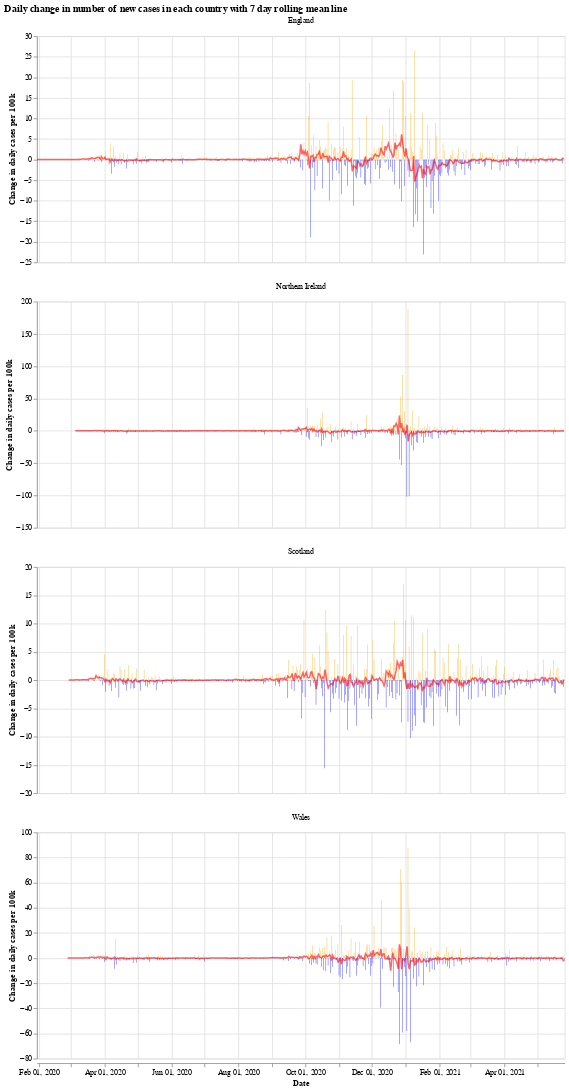

This figure's notebook cell:
### Markdown cell above
We will use the Python library `Altair` for visualising the data, see the [altair docs](https://altair-viz.github.io/) for more information.

First we have a graph which shows the daily change in the number of new cases for each country. This number jumps up and down all over the place, which is likely due to delay in reporting of new cases over the weekend. Another interesting thing is that it looks like the daily cases in Wales experienced a much shorter period of calm over the summer (calm in the sense of daily cases not jumping up and down).

The orange bars are days when the number of new cases (per 100k population) was more than the previous day, while the blue are days when the number of new cases dropped. The red line is the 7 day moving average. 

When the moving average line is below 0, it means that there is a consistent drop in new cases. We can see this clearly happening around the times that lockdowns were introduced (though, to varying degrees). I will update the graphs soon with a marker of when each lockdown started.

### Code cell
# collapse
import altair as alt

bars = alt.Chart(uk_cases).mark_bar().encode(
    x=alt.X("yearmonthdate(date):T", axis=alt.Axis(title='Date')),
    y=alt.Y("casesChangeRate:Q", axis=alt.Axis(title='Change in daily cases per 100k')),
    tooltip='casesChange',
    color=alt.condition(
        alt.datum.casesChangeRate > 0,
        alt.value("orange"),  # The positive color
        alt.value("blue")  # The negative color
    )
).properties(title='Daily change in number of new cases with 7 day rolling mean',width=700).interactive()

line = alt.Chart(uk_cases).mark_line(
    color='red',
    size=2,
    opacity=0.6
).transform_window(
    rolling_mean='mean(casesChangeRate)',
    frame=[0, 7],
    groupby=['areaName']
).encode(
    x='yearmonthdate(date):T',
    y='rolling_mean:Q'
)

alt.layer(bars, line, data=uk_cases).facet(alt.Column(
    'areaName', title=''), columns=1).resolve_scale(y='independent').properties(title='Daily change in number of new cases in each country with 7 day rolling mean line')

### Figure 1 — Vega-Lite specification as saved in the notebook (floating-point values rounded to 4 significant figures; data arrays with more than 128 entries replaced by an {"elided": "..."} marker saying what was removed)
{"config": {"view": {"continuousWidth": 400, "continuousHeight": 300}}, "data": {"name": "data-6d2f321eb796a0d426b037e4c01d66ce"}, "facet": {"type": "nominal", "field": "areaName", "title": ""}, "spec": {"layer": [{"mark": "bar", "encoding": {"color": {"condition": {"value": "orange", "test": "(datum.casesChangeRate > 0)"}, "value": "blue"}, "tooltip": {"type": "quantitative", "field": "casesChange"}, "x": {"type": "temporal", "axis": {"title": "Date"}, "field": "date", "timeUnit": "yearmonthdate"}, "y": {"type": "quantitative", "axis": {"title": "Change in daily cases per 100k"}, "field": "casesChangeRate"}}, "selection": {"selector001": {"type": "interval", "bind": "scales", "encodings": ["x", "y"]}}, "title": "Daily change in number of new cases with 7 day rolling mean", "width": 700}, {"mark": {"type": "line", "color": "red", "opacity": 0.6, "size": 2}, "encoding": {"x": {"type": "temporal", "field": "date", "timeUnit": "yearmonthdate"}, "y": {"type": "quantitative", "field": "rolling_mean"}}, "transform": [{"window": [{"op": "mean", "field": "casesChangeRate", "as": "rolling_mean"}], "frame": [0, 7], "groupby": ["areaName"]}]}]}, "columns": 1, "resolve": {"scale": {"y": "independent"}}, "title": "Daily change in number of new cases in each country with 7 day rolling mean line", "$schema": "https://vega.github.io/schema/vega-lite/v4.8.1.json", "datasets": {"data-6d2f321eb796a0d426b037e4c01d66ce": {"elided": "1836 records"}}}
